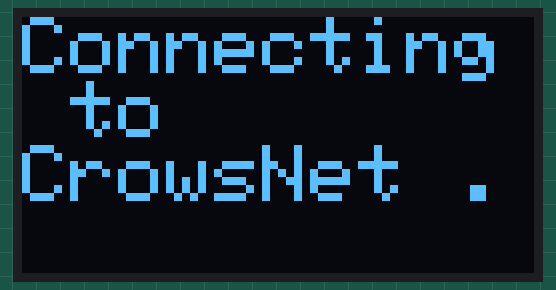
This sketch was run on a simulated ESP32. Shown: 128×64 one-colour display. WiFi joins after 1.5 s; servers stay silent unless stated; the local clock reads 2024-03-15 10:24:30 at power-on unless the sketch sets it.

Above: at 0.7 s.
At 1.8 s:
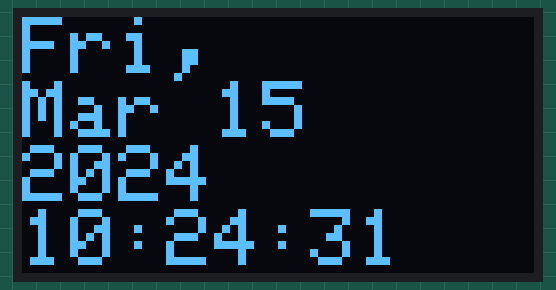
At 10.2 s:
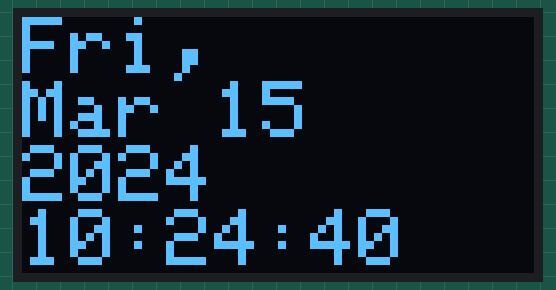
At 19.1 s:
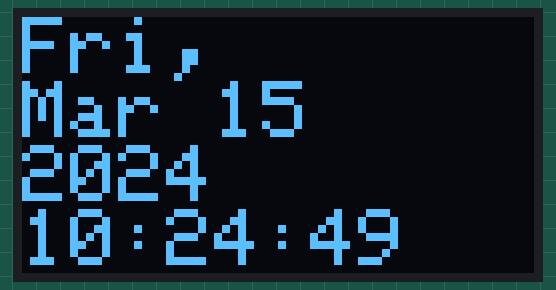
At 27.5 s:
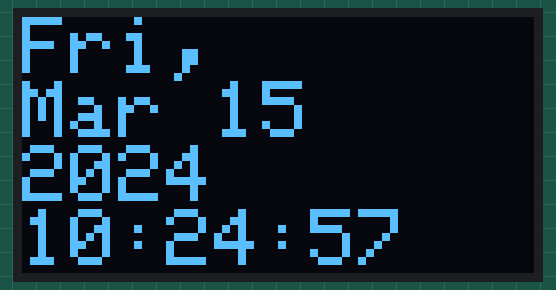
At 37.5 s:
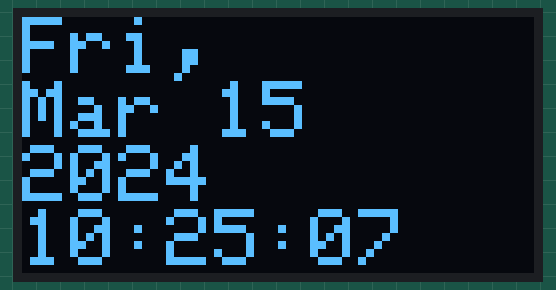

Measured:
- what the display in image 0 shows lasts 0.5 s, from 0.6 s to 1.1 s
- what the display in image 2 shows lasts 1.1 s, from 10.1 s to 11.2 s

The sketch:

NTP_and_Timekeeping.ino
```cpp
#include <WiFi.h>
#include "time.h"
#include "sntp.h"
#include <Adafruit_SSD1306.h>
#include <Arduino.h>


#define SCREEN_WIDTH 128 // OLED display width, in pixels
#define SCREEN_HEIGHT 64 // OLED display height, in pixels

// Declaration for an SSD1306 display connected to I2C (SDA, SCL pins)
#define OLED_RESET     -1 // Reset pin # (or -1 if sharing Arduino reset pin)
Adafruit_SSD1306 display(SCREEN_WIDTH, SCREEN_HEIGHT, &Wire, OLED_RESET);

#if CONFIG_FREERTOS_UNICORE
#define ARDUINO_RUNNING_CORE 0
#else
#define ARDUINO_RUNNING_CORE 1
#endif

long startTime = 0;

//const char* ssid       = "TELUS2728";
//const char* password   = "kvy57kxfdq";

//const char* ssid       = "Sah Gah Wah-Fah";
//const char* password   = "3FrahndsSAHGAH";

const char* ssid       = "CrowsNet";
const char* password   = "G00dD0gski";


const char* ntpServer1 = "pool.ntp.org";
const char* ntpServer2 = "time.nist.gov";
const long  gmtOffset_sec = -8*3600;
const int   daylightOffset_sec = 3600;

const char* time_zone = "PST8PDT,M3.2.0,M11.1.0";

char * printfPtr;

struct tm timeinfo;

char gotTime = 0;

char oledBuff[30];

char weekdays[7][5] = {"Sun", "Mon", "Tues", "Wed", "Thur", "Fri", "Sat"};

char months[12][4] = {"Jan", "Feb", "Mar", "Apr", "May", "Jun", "Jul", "Aug", "Sep", "Oct", "Nov", "Dec"};


void printTime(void * parameters)
{

  for(;;)
  {
    getLocalTime(&timeinfo);

    sprintf(oledBuff, "%s,\n%s %d\n%d\n%02d:%02d:%02d", weekdays[timeinfo.tm_wday], months[timeinfo.tm_mon], timeinfo.tm_mday, (timeinfo.tm_year + 1900), timeinfo.tm_hour, timeinfo.tm_min, timeinfo.tm_sec);

    display.clearDisplay();
    display.setCursor(0,0);
    display.setTextColor(WHITE); // Draw white text
    display.setTextSize(2);      // Normal 1:1 pixel scale

    display.write(oledBuff);

    display.display();

    vTaskDelay(500 / portTICK_PERIOD_MS);
  }


}

void printLocalTime()
{
  struct tm timeinfo;
  if(!getLocalTime(&timeinfo)){
    Serial.println("No time available (yet)");
    return;
  }
  Serial.println(&timeinfo, "%A, %B %d %Y %H:%M:%S");

}

// Callback function (get's called when time adjusts via NTP)
void timeavailable(struct timeval *t)
{
  Serial.println("Got time adjustment from NTP!");
  printLocalTime();
}

void setup()
{
  Serial.begin(115200);


    // SSD1306_SWITCHCAPVCC = generate display voltage from 3.3V internally
  if(!display.begin(SSD1306_SWITCHCAPVCC, 0x3C))
  {
    Serial.println(F("SSD1306 allocation failed"));
    for(;;); // Don't proceed, loop forever
  }

  display.cp437(true);         // Use full 256 char 'Code Page 437' font

  display.clearDisplay();

  display.display();

  // set notification call-back function
  sntp_set_time_sync_notification_cb( timeavailable );

  /**
   * NTP server address could be aquired via DHCP,
   *
   * NOTE: This call should be made BEFORE esp32 aquires IP address via DHCP,
   * otherwise SNTP option 42 would be rejected by default.
   * NOTE: configTime() function call if made AFTER DHCP-client run
   * will OVERRIDE aquired NTP server address
   */
  //sntp_servermode_dhcp(1);    // (optional)

  /**
   * This will set configured ntp servers and constant TimeZone/daylightOffset
   * should be OK if your time zone does not need to adjust daylightOffset twice a year,
   * in such a case time adjustment won't be handled automagicaly.
   */
  configTime(gmtOffset_sec, daylightOffset_sec, ntpServer1, ntpServer2);

  /**
   * A more convenient approach to handle TimeZones with daylightOffset
   * would be to specify a environmnet variable with TimeZone definition including daylight adjustmnet rules.
   * A list of rules for your zone could be obtained from https://github.com/esp8266/Arduino/blob/master/cores/esp8266/TZ.h
   */
  //configTzTime(time_zone, ntpServer1, ntpServer2);

  display.clearDisplay();
  display.setCursor(0,0);
  display.setTextColor(WHITE); // Draw white text
  display.setTextSize(2);      // Normal 1:1 pixel scale

  //connect to WiFi
  display.printf("Connecting to\n%s ", ssid);
  display.display();
  WiFi.begin(ssid, password);
  while (WiFi.status() != WL_CONNECTED) {
      delay(500);
      display.write(".");
      display.display();
  }
  display.clearDisplay();
  display.setCursor(0,0);
  display.write(" CONNECTED");
  display.display();

  while(!getLocalTime(&timeinfo))
  {
    Serial.println("No time available (yet)");
    delay(5000);
  }


  xTaskCreatePinnedToCore(
    printTime,
    "Print Time",
    2000,
    NULL,
    10,
    NULL,
    ARDUINO_RUNNING_CORE
    );

}

void loop()
{


}
```
